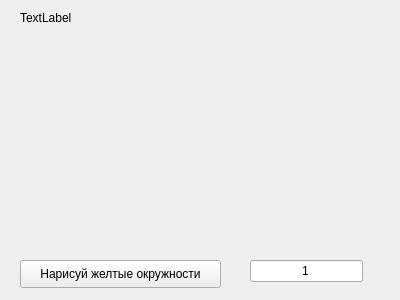
<?xml version="1.0" encoding="UTF-8"?>
<ui version="4.0">
 <class>Form</class>
 <widget class="QWidget" name="Form">
  <property name="geometry">
   <rect>
    <x>0</x>
    <y>0</y>
    <width>400</width>
    <height>300</height>
   </rect>
  </property>
  <property name="windowTitle">
   <string>Form</string>
  </property>
  <widget class="QPushButton" name="pushButton">
   <property name="geometry">
    <rect>
     <x>20</x>
     <y>260</y>
     <width>201</width>
     <height>28</height>
    </rect>
   </property>
   <property name="text">
    <string>Нарисуй желтые окружности</string>
   </property>
  </widget>
  <widget class="QLineEdit" name="lineEdit">
   <property name="geometry">
    <rect>
     <x>250</x>
     <y>260</y>
     <width>113</width>
     <height>22</height>
    </rect>
   </property>
   <property name="text">
    <string>1</string>
   </property>
   <property name="alignment">
    <set>Qt::AlignCenter</set>
   </property>
  </widget>
  <widget class="QLabel" name="label">
   <property name="geometry">
    <rect>
     <x>20</x>
     <y>10</y>
     <width>55</width>
     <height>16</height>
    </rect>
   </property>
   <property name="text">
    <string>TextLabel</string>
   </property>
  </widget>
 </widget>
 <resources/>
 <connections/>
</ui>
